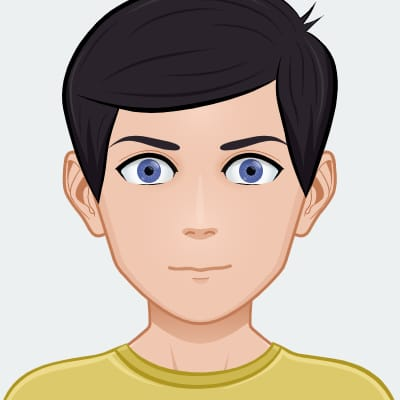
#> input picture img.jpg, 400 x 400 px
$ python edit.py
#> lines starting #> are read from the running program, lines starting #| are printed output that depends on the picture
import cv2
import numpy as np
from tkinter import Tk, filedialog

# Function to upload and edit the image
def upload_and_edit():
    # Open file dialog to select an image
    Tk().withdraw()  # Hide main Tkinter window
    file_path = filedialog.askopenfilename(title="Select an Image",
                                           filetypes=[("Image Files", ".jpg;.png;*.jpeg")])
#> the answer given: img.jpg
    if not file_path:
        print("No file selected!")
        return

    # Read the image
    image = cv2.imread(file_path)
#> image is the input picture: shape (400, 400, 3); mean B, G, R 166.2, 179, 191.8
    if image is None:
        print("Error: Unable to load the image!")
        return

    # Resize image
    resized = cv2.resize(image, (500, 500))

    # Convert to grayscale
    gray = cv2.cvtColor(image, cv2.COLOR_BGR2GRAY)
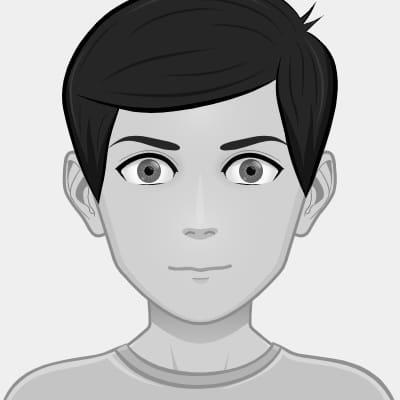
#> gray: shape (400, 400); min 0, max 255, mean 181.4

    # Adjust contrast & brightness
    alpha, beta = 1.5, 50  # Alpha (1.0-3.0), Beta (0-100)
    contrast = cv2.convertScaleAbs(image, alpha=alpha, beta=beta)
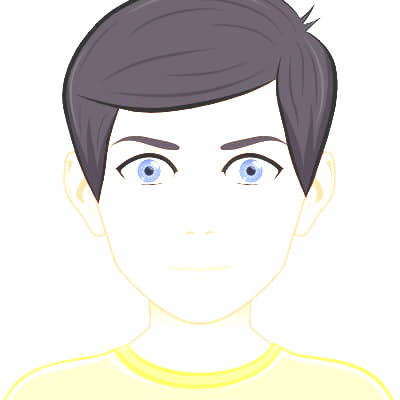
#> contrast: shape (400, 400, 3); mean B, G, R 218, 221.7, 224

    # Copy image for drawing
    image_copy = image.copy()

    # Add text
    cv2.putText(image_copy, "Edited Image", (50, 50), cv2.FONT_HERSHEY_SIMPLEX, 1, (0, 255, 0), 2)

    # Draw a rectangle
    cv2.rectangle(image_copy, (50, 50), (300, 300), (255, 0, 0), 2)
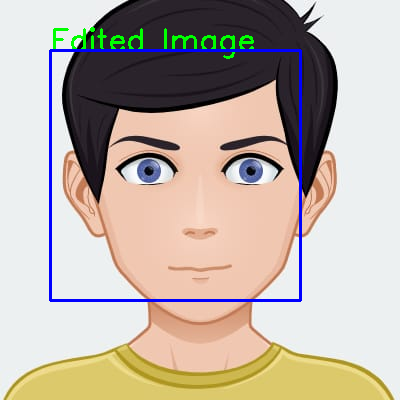
#> image_copy: shape (400, 400, 3); mean B, G, R 167.5, 177.5, 188.2

    # Save edited image
    edited_path = "edited_image.jpg"
    cv2.imwrite(edited_path, image_copy)
    print(f"Edited image saved as {edited_path}")

    # Display images
    cv2.imshow("Original", image)
    cv2.imshow("Resized", resized)
    cv2.imshow("Grayscale", gray)
    cv2.imshow("Contrast Adjusted", contrast)
    cv2.imshow("Edited", image_copy)

    cv2.waitKey(0)
    cv2.destroyAllWindows()

# Run the function
upload_and_edit()
